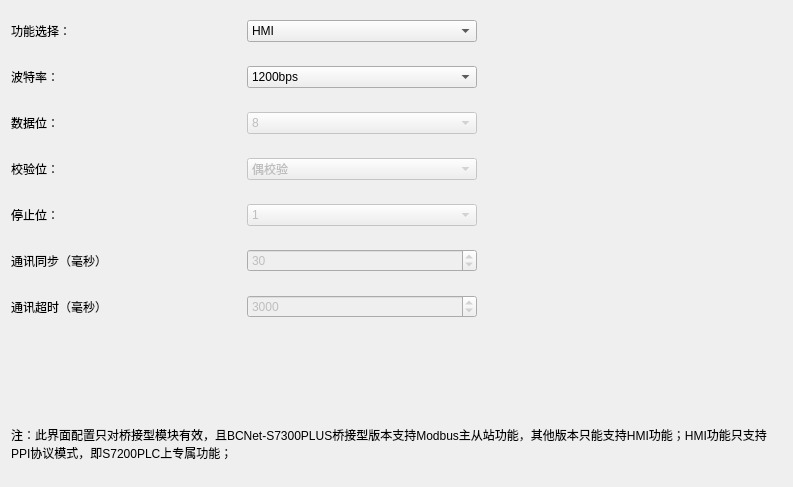
         <widget class="QWidget" name="tabExtendInterface">
          <attribute name="title">
           <string>扩展总线接口</string>
          </attribute>
          <layout class="QGridLayout" name="gridLayout_3">
           <item row="0" column="0">
            <layout class="QVBoxLayout" name="verticalLayout_2">
             <item>
              <layout class="QHBoxLayout" name="horizontalLayout_11">
               <item>
                <widget class="QLabel" name="label_11">
                 <property name="minimumSize">
                  <size>
                   <width>230</width>
                   <height>40</height>
                  </size>
                 </property>
                 <property name="text">
                  <string>功能选择：</string>
                 </property>
                </widget>
               </item>
               <item>
                <widget class="QComboBox" name="cBox_S7Extend_FunChoose">
                 <property name="minimumSize">
                  <size>
                   <width>230</width>
                   <height>20</height>
                  </size>
                 </property>
                 <property name="toolTip">
                  <string>设置桥接型模块,扩展总线(DB9母口)的功能选择。</string>
                 </property>
                 <item>
                  <property name="text">
                   <string>HMI</string>
                  </property>
                 </item>
                 <item>
                  <property name="text">
                   <string>Modbus从站</string>
                  </property>
                 </item>
                 <item>
                  <property name="text">
                   <string>Modbus主站</string>
                  </property>
                 </item>
                </widget>
               </item>
              </layout>
             </item>
             <item>
              <layout class="QHBoxLayout" name="horizontalLayout_12">
               <item>
                <widget class="QLabel" name="label_12">
                 <property name="minimumSize">
                  <size>
                   <width>230</width>
                   <height>40</height>
                  </size>
                 </property>
                 <property name="text">
                  <string>波特率：</string>
                 </property>
                </widget>
               </item>
               <item>
                <widget class="QComboBox" name="cBox_S7Extend_Baud">
                 <property name="minimumSize">
                  <size>
                   <width>230</width>
                   <height>20</height>
                  </size>
                 </property>
                 <property name="toolTip">
                  <string>设置桥接型模块,扩展总线(DB9母口)的波特率选择。</string>
                 </property>
                 <item>
                  <property name="text">
                   <string>1200bps</string>
                  </property>
                 </item>
                 <item>
                  <property name="text">
                   <string>2400bps</string>
                  </property>
                 </item>
                 <item>
                  <property name="text">
                   <string>4800bps</string>
                  </property>
                 </item>
                 <item>
                  <property name="text">
                   <string>9600bps</string>
                  </property>
                 </item>
                 <item>
                  <property name="text">
                   <string>19200bps</string>
                  </property>
                 </item>
                 <item>
                  <property name="text">
                   <string>38400bps</string>
                  </property>
                 </item>
                 <item>
                  <property name="text">
                   <string>56000bps</string>
                  </property>
                 </item>
                 <item>
                  <property name="text">
                   <string>57600bps</string>
                  </property>
                 </item>
                 <item>
                  <property name="text">
                   <string>115200bps</string>
                  </property>
                 </item>
                 <item>
                  <property name="text">
                   <string>128000bps</string>
                  </property>
                 </item>
                 <item>
                  <property name="text">
                   <string>187500bps</string>
                  </property>
                 </item>
                 <item>
                  <property name="text">
                   <string>256000bps</string>
                  </property>
                 </item>
                 <item>
                  <property name="text">
                   <string>自动识别</string>
                  </property>
                 </item>
                </widget>
               </item>
              </layout>
             </item>
             <item>
              <layout class="QHBoxLayout" name="horizontalLayout_13">
               <item>
                <widget class="QLabel" name="label_13">
                 <property name="minimumSize">
                  <size>
                   <width>230</width>
                   <height>40</height>
                  </size>
                 </property>
                 <property name="text">
                  <string>数据位：</string>
                 </property>
                </widget>
               </item>
               <item>
                <widget class="QComboBox" name="cBox_S7Extend_DataBit">
                 <property name="enabled">
                  <bool>false</bool>
                 </property>
                 <property name="minimumSize">
                  <size>
                   <width>230</width>
                   <height>20</height>
                  </size>
                 </property>
                 <property name="currentIndex">
                  <number>3</number>
                 </property>
                 <item>
                  <property name="text">
                   <string>5</string>
                  </property>
                 </item>
                 <item>
                  <property name="text">
                   <string>6</string>
                  </property>
                 </item>
                 <item>
                  <property name="text">
                   <string>7</string>
                  </property>
                 </item>
                 <item>
                  <property name="text">
                   <string>8</string>
                  </property>
                 </item>
                </widget>
               </item>
              </layout>
             </item>
             <item>
              <layout class="QHBoxLayout" name="horizontalLayout_14">
               <item>
                <widget class="QLabel" name="label_14">
                 <property name="minimumSize">
                  <size>
                   <width>230</width>
                   <height>40</height>
                  </size>
                 </property>
                 <property name="text">
                  <string>校验位：</string>
                 </property>
                </widget>
               </item>
               <item>
                <widget class="QComboBox" name="cBox_S7Extend_CheckBit">
                 <property name="enabled">
                  <bool>false</bool>
                 </property>
                 <property name="minimumSize">
                  <size>
                   <width>230</width>
                   <height>20</height>
                  </size>
                 </property>
                 <property name="currentIndex">
                  <number>1</number>
                 </property>
                 <item>
                  <property name="text">
                   <string>奇校验</string>
                  </property>
                 </item>
                 <item>
                  <property name="text">
                   <string>偶校验</string>
                  </property>
                 </item>
                </widget>
               </item>
              </layout>
             </item>
             <item>
              <layout class="QHBoxLayout" name="horizontalLayout_15">
               <item>
                <widget class="QLabel" name="label_15">
                 <property name="minimumSize">
                  <size>
                   <width>230</width>
                   <height>40</height>
                  </size>
                 </property>
                 <property name="text">
                  <string>停止位：</string>
                 </property>
                </widget>
               </item>
               <item>
                <widget class="QComboBox" name="cBox_S7Extend_StopBit">
                 <property name="enabled">
                  <bool>false</bool>
                 </property>
                 <property name="minimumSize">
                  <size>
                   <width>230</width>
                   <height>20</height>
                  </size>
                 </property>
                 <item>
                  <property name="text">
                   <string>1</string>
                  </property>
                 </item>
                 <item>
                  <property name="text">
                   <string>1.5</string>
                  </property>
                 </item>
                 <item>
                  <property name="text">
                   <string>2</string>
                  </property>
                 </item>
                </widget>
               </item>
              </layout>
             </item>
             <item>
              <layout class="QHBoxLayout" name="horizontalLayout_7">
               <item>
                <widget class="QLabel" name="label_7">
                 <property name="minimumSize">
                  <size>
                   <width>230</width>
                   <height>40</height>
                  </size>
                 </property>
                 <property name="text">
                  <string>通讯同步（毫秒）</string>
                 </property>
                </widget>
               </item>
               <item>
                <widget class="QSpinBox" name="spBox_S7Extend_ChatSyn">
                 <property name="enabled">
                  <bool>false</bool>
                 </property>
                 <property name="minimumSize">
                  <size>
                   <width>230</width>
                   <height>20</height>
                  </size>
                 </property>
                 <property name="maximum">
                  <number>500</number>
                 </property>
                 <property name="value">
                  <number>30</number>
                 </property>
                </widget>
               </item>
              </layout>
             </item>
             <item>
              <layout class="QHBoxLayout" name="horizontalLayout_8">
               <item>
                <widget class="QLabel" name="label_8">
                 <property name="minimumSize">
                  <size>
                   <width>230</width>
                   <height>40</height>
                  </size>
                 </property>
                 <property name="text">
                  <string>通讯超时（毫秒）</string>
                 </property>
                </widget>
               </item>
               <item>
                <widget class="QSpinBox" name="spBox_S7Extend_ChatTimeOut">
                 <property name="enabled">
                  <bool>false</bool>
                 </property>
                 <property name="minimumSize">
                  <size>
                   <width>230</width>
                   <height>20</height>
                  </size>
                 </property>
                 <property name="maximum">
                  <number>10000</number>
                 </property>
                 <property name="value">
                  <number>3000</number>
                 </property>
                </widget>
               </item>
              </layout>
             </item>
            </layout>
           </item>
           <item row="0" column="1">
            <spacer name="horizontalSpacer_2">
             <property name="orientation">
              <enum>Qt::Horizontal</enum>
             </property>
             <property name="sizeHint" stdset="0">
              <size>
               <width>299</width>
               <height>20</height>
              </size>
             </property>
            </spacer>
           </item>
           <item row="1" column="0">
            <spacer name="verticalSpacer_2">
             <property name="orientation">
              <enum>Qt::Vertical</enum>
             </property>
             <property name="sizeHint" stdset="0">
              <size>
               <width>20</width>
               <height>93</height>
              </size>
             </property>
            </spacer>
           </item>
           <item row="2" column="0" colspan="2">
            <widget class="QLabel" name="label_9">
             <property name="text">
              <string>注：此界面配置只对桥接型模块有效，且BCNet-S7300PLUS桥接型版本支持Modbus主从站功能，其他版本只能支持HMI功能；HMI功能只支持PPI协议模式，即S7200PLC上专属功能；
</string>
             </property>
             <property name="wordWrap">
              <bool>true</bool>
             </property>
            </widget>
           </item>
          </layout>
         </widget>
